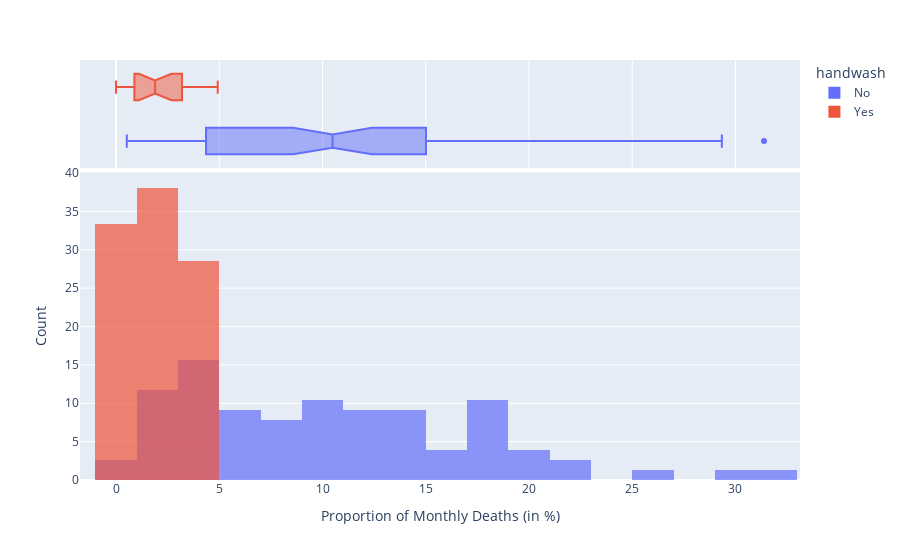

The notebook cell this image was saved under:
### Markdown cell above
The plot shows us the same data as our Matplotlib chart, but from a different perspective. Here we also see the massive spike in deaths in late 1842. Over 30% of women who gave birth that month died in hospital. What we also see in the box plot is how not only did the average death rate come down, but so did the overall range - we have a lower max and 3rd quartile too. Let's take a look at a histogram to get a better sense of the distribution.

---

## Challenge 3: Use Histograms to Visualise the Monthly Distribution

* Create a [plotly histogram](https://plotly.com/python/histograms/) to show the monthly percentage of deaths. 
* Use docs to check out the available parameters. Use the [`color` parameter](https://plotly.github.io/plotly.py-docs/generated/plotly.express.histogram.html) to display two overlapping histograms.
* The time period of handwashing is shorter than not handwashing. Change `histnorm='percent'` to make the time periods comparable. 
* Make the histograms slighlty transparent
* Experiment with the number of bins on the histogram. Which number work well in communicating the range of outcomes?
* Just for fun, display your box plot on the top of the histogram using the `marginal` parameter.

### Code cell
hist = px.histogram(
    data_frame=df_monthly,
    x='deaths_pct',
    # y='',
    color='handwash',
    nbins=30,
    histnorm='percent',
    opacity=.7,
    marginal='box',   # this will show box plot  on the top
    barmode='overlay'
)
 
hist.update_layout(xaxis_title='Proportion of Monthly Deaths (in %)',
                   yaxis_title='Count',)
hist.show()

### Figure 1 — Plotly figure (JSON) as saved in the notebook; plotly's stock layout.template omitted (floating-point values rounded to 4 significant figures)
{"data": [{"bingroup": "x", "histnorm": "percent", "hovertemplate": "handwash=No<br>deaths_pct=%{x}<br>percent=%{y}<extra></extra>", "legendgroup": "No", "marker": {"color": "#636efa", "opacity": 0.7, "pattern": {"shape": ""}}, "name": "No", "nbinsx": 30, "orientation": "v", "showlegend": true, "type": "histogram", "x": [14.57, 7.531, 4.332, 1.569, 0.7843, 5.0, 8.421, 1.351, 1.878, 11.02, 22.55, 20.85, 12.22, 10.23, 10.74, 3.226, 6.593, 20.78, 25.46, 18.39, 29.34, 22.97, 31.38, 19.12, 15.97, 12.41, 11.93, 6.098, 4.082, 0.5236, 1.554, 2.262, 17.6, 7.143, 8.051, 15.16, 11.28, 17.03, 17.31, 5.833, 2.679, 4.369, 6.32, 1.224, 3.226, 11.02, 10.55, 7.591, 4.745, 4.452, 4.231, 4.392, 7.143, 6.122, 3.586, 10.55, 14.84, 10.94, 10.49, 13.39, 18.09, 15.43, 18.97, 13.44, 10.15, 13.1, 18.06, 14.39, 14.96, 10.77, 5.369, 3.215, 1.923, 3.607, 18.27, 12.24, 2.239], "xaxis": "x", "yaxis": "y"}, {"hovertemplate": "handwash=No<br>deaths_pct=%{x}<extra></extra>", "legendgroup": "No", "marker": {"color": "#636efa"}, "name": "No", "notched": true, "showlegend": false, "type": "box", "x": [14.57, 7.531, 4.332, 1.569, 0.7843, 5.0, 8.421, 1.351, 1.878, 11.02, 22.55, 20.85, 12.22, 10.23, 10.74, 3.226, 6.593, 20.78, 25.46, 18.39, 29.34, 22.97, 31.38, 19.12, 15.97, 12.41, 11.93, 6.098, 4.082, 0.5236, 1.554, 2.262, 17.6, 7.143, 8.051, 15.16, 11.28, 17.03, 17.31, 5.833, 2.679, 4.369, 6.32, 1.224, 3.226, 11.02, 10.55, 7.591, 4.745, 4.452, 4.231, 4.392, 7.143, 6.122, 3.586, 10.55, 14.84, 10.94, 10.49, 13.39, 18.09, 15.43, 18.97, 13.44, 10.15, 13.1, 18.06, 14.39, 14.96, 10.77, 5.369, 3.215, 1.923, 3.607, 18.27, 12.24, 2.239], "xaxis": "x2", "yaxis": "y2"}, {"bingroup": "x", "histnorm": "percent", "hovertemplate": "handwash=Yes<br>deaths_pct=%{x}<br>percent=%{y}<extra></extra>", "legendgroup": "Yes", "marker": {"color": "#EF553B", "opacity": 0.7, "pattern": {"shape": ""}}, "name": "Yes", "nbinsx": 30, "orientation": "v", "showlegend": true, "type": "histogram", "x": [1.2, 1.894, 4.58, 3.957, 4.472, 2.93, 3.534, 0.6873, 0.0, 0.6557, 0.9585, 1.136, 0.3717, 0.0, 0.9615, 2.341, 2.903, 1.34, 2.233, 3.085, 4.926], "xaxis": "x", "yaxis": "y"}, {"hovertemplate": "handwash=Yes<br>deaths_pct=%{x}<extra></extra>", "legendgroup": "Yes", "marker": {"color": "#EF553B"}, "name": "Yes", "notched": true, "showlegend": false, "type": "box", "x": [1.2, 1.894, 4.58, 3.957, 4.472, 2.93, 3.534, 0.6873, 0.0, 0.6557, 0.9585, 1.136, 0.3717, 0.0, 0.9615, 2.341, 2.903, 1.34, 2.233, 3.085, 4.926], "xaxis": "x2", "yaxis": "y2"}], "layout": {"barmode": "overlay", "legend": {"title": {"text": "handwash"}, "tracegroupgap": 0}, "margin": {"t": 60}, "xaxis": {"anchor": "y", "domain": [0, 1], "title": {"text": "Proportion of Monthly Deaths (in %)"}}, "xaxis2": {"anchor": "y2", "domain": [0, 1], "matches": "x", "showgrid": true, "showticklabels": false}, "yaxis": {"anchor": "x", "domain": [0, 0.7326], "title": {"text": "Count"}}, "yaxis2": {"anchor": "x2", "domain": [0.7426, 1], "matches": "y2", "showgrid": false, "showline": false, "showticklabels": false, "ticks": ""}}}
